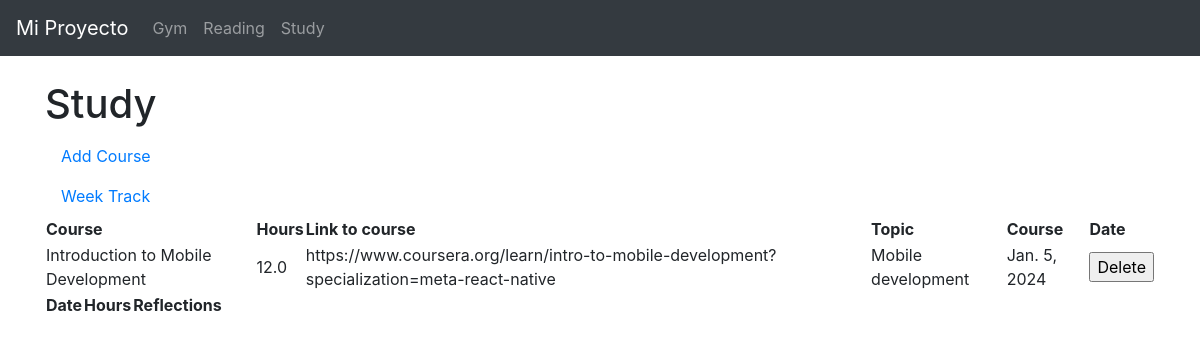
The app's page /study/ with its own data.
### study/models.py (models this page shows, shortened)
class Courses(models.Model):
    name = models.CharField(max_length=100)
    topic = models.CharField(max_length=100)
    hours = models.FloatField()
    modules = models.IntegerField()
    link_to_course = models.CharField(max_length=100)
    date = models.DateField()

### study/views.py (the view)
# urls.py: path('study/', include('study.urls')),
def study(request):
    study_data = Courses.objects.all()
    weeklt_data = weekly_track.objects.all()
    context = {'study_data': study_data, 'weeklt_data': weeklt_data}
    return render(request, 'study.html', context)

### study/templates/study.html (shortened to what this page needs)
<!DOCTYPE html>
<html lang="en" data-theme="light">
<head>
    <link rel="stylesheet" href="https://cdn.jsdelivr.net/npm/@picocss/pico@1/css/pico.min.css">
</head>
<body>
{% extends 'base.html' %}
{% block content %}
    <h1>Study</h1>
        <a class="nav-link" href="{% url 'add_study' %}">Add Course</a>
        <a class="nav-link" href="{% url 'weekly_add' %}">Week Track</a>
        <table>
            <tr>
                <th>Course</th>
                <th>Hours</th>
                <th>Link to course</th>
                <th>Topic</th>
                <th>Course</th>
                <th>Date</th>
            </tr>
            {% for i in study_data %}
            <tr>
                <td>{{ i.name }}</td>
                <td>{{ i.hours }}</td>
                <td>{{ i.link_to_course }}</td>
                <td>{{ i.topic }}</td>
                <td>{{ i.date }}</td>
                <td>
                    <form action="{% url 'remove_course' i.id %}" method="post">
                        <input type="submit" value="Delete">
                </td>
            </tr>
        </table>
    {% endfor %}
        <table>
            <tr>
                <th>Date</th>
                <th>Hours </th>
                <th>Reflections</th>
            </tr>
{% endblock %}

### records on screen
Courses: name "Introduction to Mobile Development", hours "12.0", link_to_course "https://www.coursera.org/learn/intro-to-mobile-development?specialization=meta-react-native", topic "Mobile development", date "Jan. 5, 2024"
